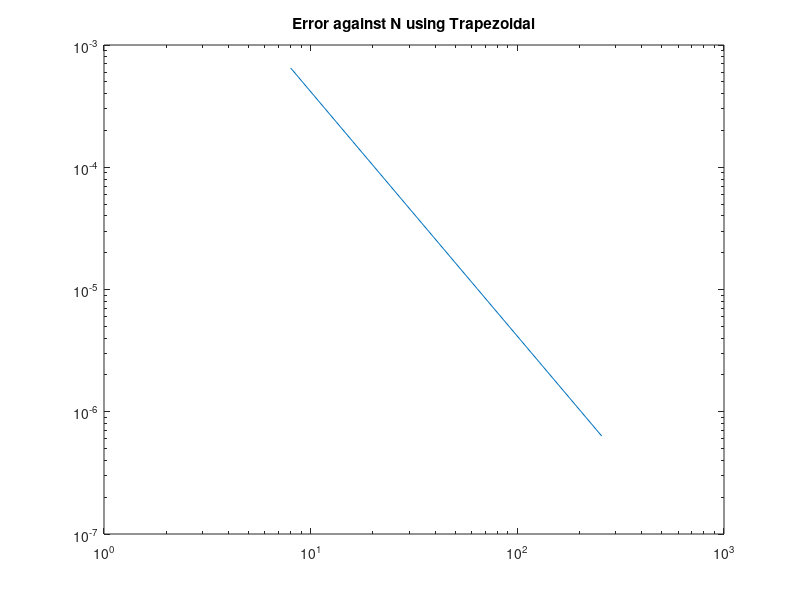

Write the MATLAB code that produced this figure.
clc
clear all

A = 1; B = 0.5;
K = 1-(B/A)^2;
g = @(x) sqrt(1-K*(sin(x)^2));

n = 3:8;
Nt = 2.^n;

Sol = zeros(6,1);
H = zeros(6,1);

Xexact = 0.8866251235367069482;

% Solution for N = 8,16,32,64,128,256
for j = 1:6
    N = Nt(j);
    h = 1/N;
    H(j) = h;
    
    % Trapezoidal rule
    S = 0;
    for i = 1:N+1
        xi = (i-1)*h;
        
        if ((i == 1) || (i == N+1))
            S = S + g(xi);
        else
            S = S + 2*g(xi);

        end
    end

    S = A*S*h/2;
    
    Sol(j) = S;
end

% error
error = abs(Sol - Xexact);

% Slope
p = polyfit(log(H), log(error),1);

fprintf('The slope of the line is p = %f\n', p(1));

% plot

loglog(Nt,error)
title('Error against N using Trapezoidal')

